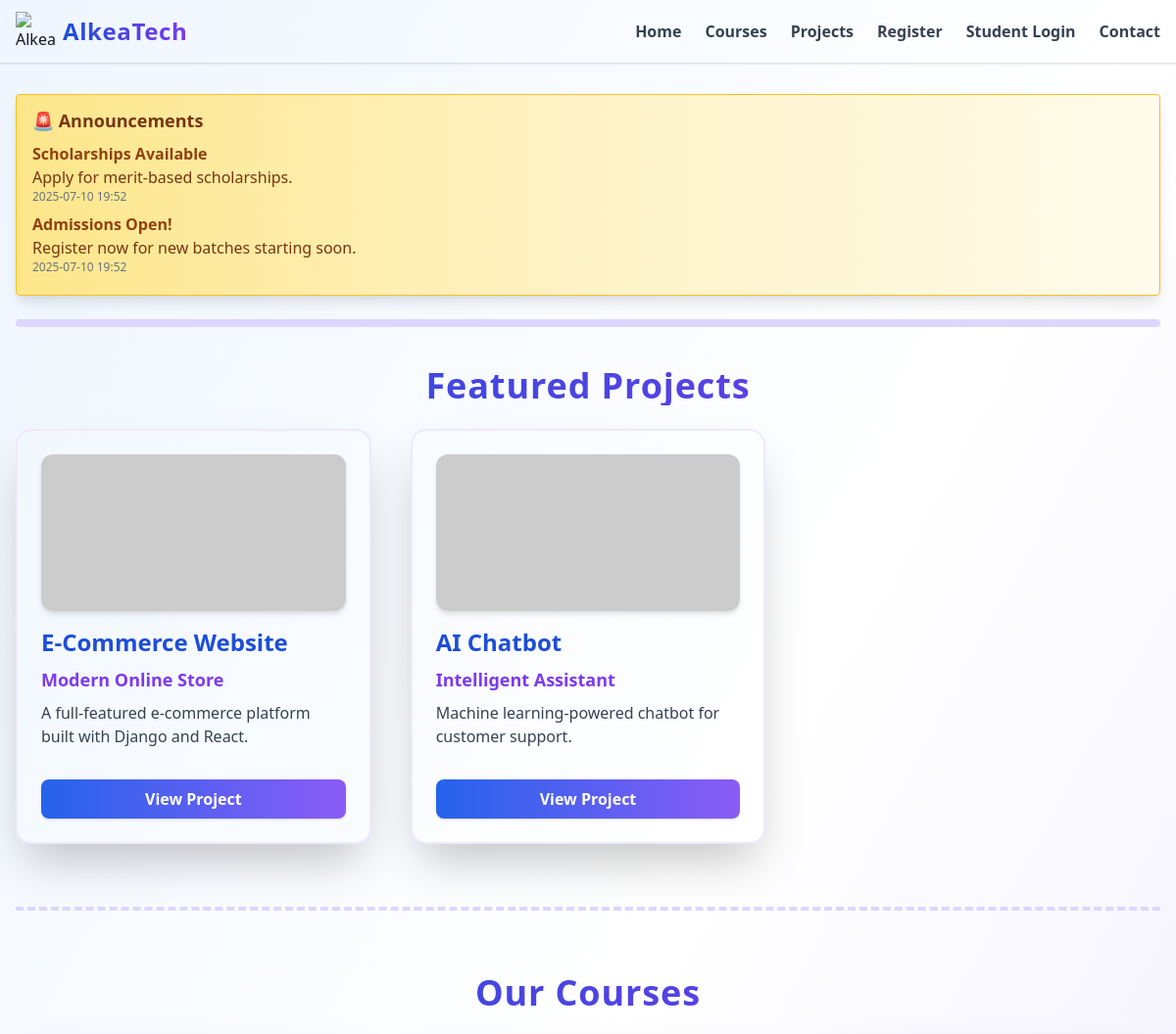
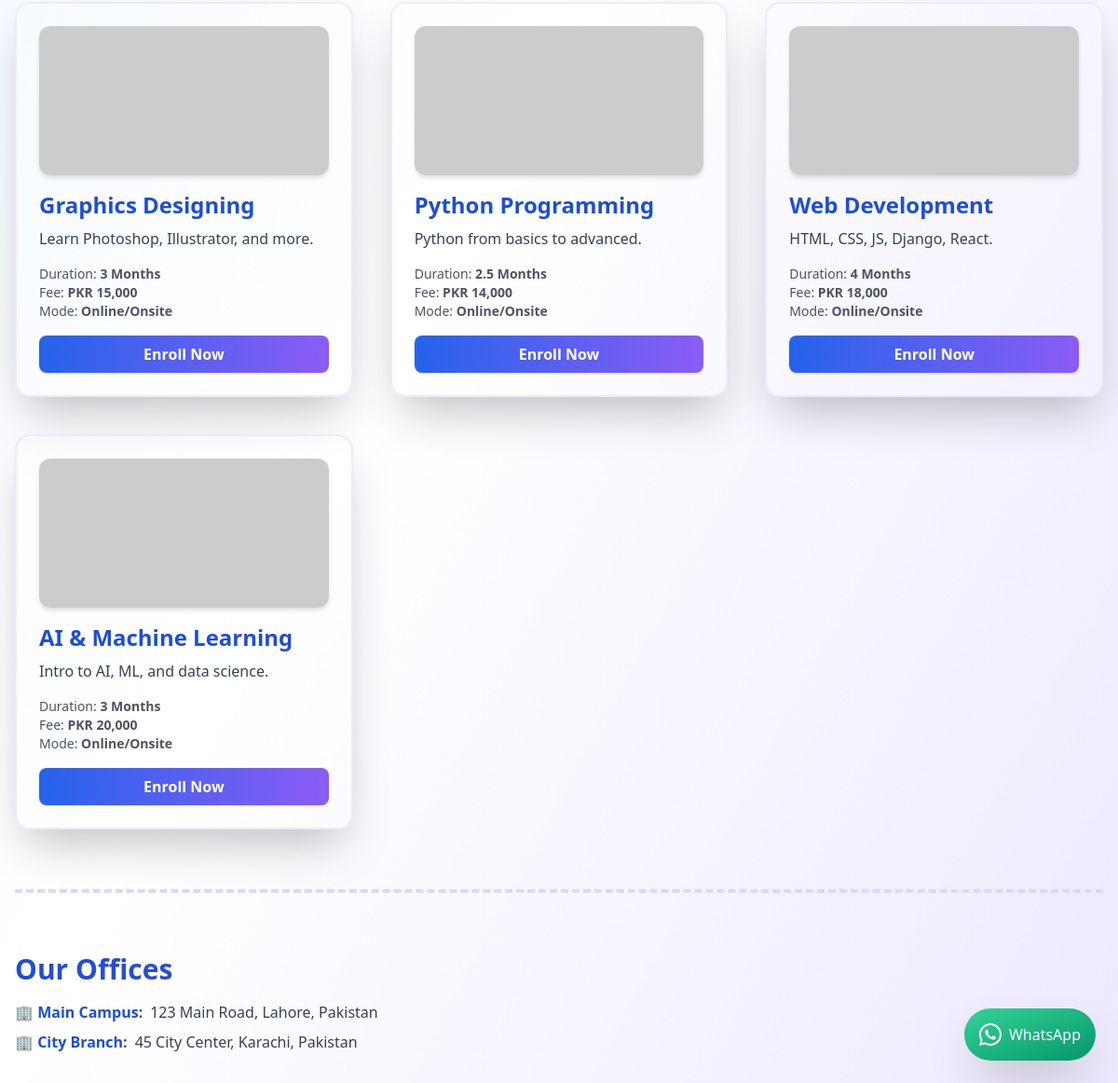
The page / on the database its author committed (2 pictures, top to bottom).
### core/models.py (models this page shows, shortened)
class StudentNotification(models.Model):
    title = models.CharField(max_length=200)
    body = models.TextField()
    created = models.DateTimeField(auto_now_add=True)
    is_active = models.BooleanField(default=True)

class Project(models.Model):
    name = models.CharField(max_length=200)
    title = models.CharField(max_length=200)
    link = models.URLField(blank=True, null=True)
    image = models.ImageField(upload_to='projects/', blank=True, null=True)
    description = models.TextField(blank=True)
    created = models.DateTimeField(auto_now_add=True)
    updated = models.DateTimeField(auto_now=True)
    is_active = models.BooleanField(default=True)
    class Meta:
        ordering = ['-created']

class Course(models.Model):
    title = models.CharField(max_length=100)
    description = models.TextField()
    image = models.ImageField(upload_to='courses/')
    duration = models.CharField(max_length=50)
    fee = models.CharField(max_length=50)
    mode = models.CharField(
        max_length=20,
        choices=[('Online', 'Online'), ('Onsite', 'Onsite'), ('Online/Onsite', 'Online/Onsite')]
    )

class Office(models.Model):
    name = models.CharField(max_length=100)
    address = models.CharField(max_length=255)

### core/views.py (the view, shortened to what this page needs)
# urls.py: 2. Add a URL to urlpatterns:  path('', views.home, name='home')
def home(request):
    courses = list(Course.objects.all())
    offices = list(Office.objects.all())
    projects = list(Project.objects.filter(is_active=True))
    from .models import StudentNotification
    notifications = StudentNotification.objects.filter(is_active=True).order_by('-created')
    if not offices:
        offices = [
            Office(id=1, name="Main Campus", address="123 Main Road, Lahore, Pakistan"),
            Office(id=2, name="City Branch", address="45 City Center, Karachi, Pakistan"),
        ]
    if not projects:
        projects = [
            Project(id=1, name="E-Commerce Website", title="Modern Online Store", link="https://example.com", description="A full-featured e-commerce platform built with Django and React."),
            Project(id=2, name="AI Chatbot", title="Intelligent Assistant", link="https://example.com", description="Machine learning-powered chatbot for customer support."),
        ]
    return render(request, "core/home.html", {"courses": courses, "offices": offices, "notifications": notifications, "projects": projects})

### core/templates/core/home.html (shortened to what this page needs)
{% extends 'core/base.html' %}
{% load static %}
{% block content %}
    {% if notifications %}
    <div class="bg-gradient-to-r from-yellow-200 via-yellow-100 to-yellow-50 border border-yellow-400 text-yellow-900 px-4 py-3 rounded mb-6 shadow-lg animate-pulse">
        <div class="font-bold mb-2 text-lg">🚨 Announcements</div>
        <ul>
            {% for n in notifications %}
            <li class="mb-2">
                <div class="font-bold text-yellow-800">{{ n.title }}</div>
                <div>{{ n.body }}</div>
                <div class="text-xs text-gray-500">{{ n.created|date:"Y-m-d H:i" }}</div>
            </li>
            {% endfor %}
        </ul>
    </div>
    {% endif %}
    <section class="w-full mb-10">
        <div class="relative w-full h-0 pb-[40%] md:pb-[30%] lg:pb-[25%] overflow-hidden rounded-2xl shadow-2xl border-4 border-purple-200">
        </div>
    </section>
    <section class="mb-12">
        <h2 class="text-3xl md:text-4xl font-extrabold text-transparent bg-clip-text bg-gradient-to-r from-blue-700 to-purple-600 mb-6 text-center tracking-wide drop-shadow-lg">Featured Projects</h2>
        <div class="grid grid-cols-1 md:grid-cols-2 lg:grid-cols-3 gap-6 md:gap-10">
            {% for project in projects %}
            <div class="bg-white/90 rounded-2xl shadow-2xl p-6 flex flex-col border-2 border-purple-100 hover:scale-105 hover:shadow-purple-300 transition-transform duration-300 ease-in-out">
                {% if project.image and project.image.url %}
                    <img src="{{ project.image.url }}" alt="{{ project.name }} project image" class="rounded-xl mb-4 h-40 object-cover w-full shadow-md" />
                {% else %}
                    <img src="https://via.placeholder.com/400x160?text=Project+Image" alt="No image available" class="rounded-xl mb-4 h-40 object-cover w-full shadow-md" />
                {% endif %}
                <h3 class="text-xl md:text-2xl font-bold text-blue-700 mb-2">{{ project.name }}</h3>
                <h4 class="text-lg font-semibold text-purple-600 mb-2">{{ project.title }}</h4>
                <p class="mb-4 text-gray-700">{{ project.description }}</p>
                {% if project.link %}
                <a href="{{ project.link }}" target="_blank" rel="noopener" class="mt-4 bg-gradient-to-r from-blue-600 to-purple-500 text-white px-4 py-2 rounded-lg shadow hover:from-purple-600 hover:to-blue-600 font-semibold text-center transition">View Project</a>
                {% else %}
                <span class="mt-4 bg-gray-300 text-gray-600 px-4 py-2 rounded-lg font-semibold text-center">Coming Soon</span>
                {% endif %}
            </div>
            {% endfor %}
        </div>
    </section>
    <div class="my-16 border-t-4 border-dashed border-purple-200"></div>
    <section class="mb-12">
        <h2 class="text-3xl md:text-4xl font-extrabold text-transparent bg-clip-text bg-gradient-to-r from-blue-700 to-purple-600 mb-6 text-center tracking-wide drop-shadow-lg">Our Courses</h2>
        <div class="grid grid-cols-1 md:grid-cols-2 lg:grid-cols-3 gap-6 md:gap-10">
            {% for course in courses %}
            <div class="bg-white/90 rounded-2xl shadow-2xl p-6 flex flex-col border-2 border-purple-100 hover:scale-105 hover:shadow-purple-300 transition-transform duration-300 ease-in-out">
                {% if course.image and course.image.url %}
                    <img src="{{ course.image.url }}" alt="{{ course.title }} course image" class="rounded-xl mb-4 h-40 object-cover w-full shadow-md" />
                {% else %}
                    <img src="https://via.placeholder.com/400x160?text=No+Image" alt="No image available" class="rounded-xl mb-4 h-40 object-cover w-full shadow-md" />
                {% endif %}
                <h3 class="text-xl md:text-2xl font-bold text-blue-700 mb-2">{{ course.title }}</h3>
                <p class="mb-2 text-gray-700">{{ course.description }}</p>
                <div class="mt-2 text-sm text-gray-600">
                    <span class="block">Duration: <b>{{ course.duration }}</b></span>
                    <span class="block">Fee: <b>{{ course.fee }}</b></span>
                    <span class="block">Mode: <b>{{ course.mode }}</b></span>
                </div>
                <a href="/register/" class="mt-4 bg-gradient-to-r from-blue-600 to-purple-500 text-white px-4 py-2 rounded-lg shadow hover:from-purple-600 hover:to-blue-600 font-semibold text-center transition">Enroll Now</a>
            </div>
            {% endfor %}
        </div>
    </section>
    <div class="my-16 border-t-4 border-dashed border-purple-200"></div>
    <div class="mt-12" id="contact">
        <h2 class="text-2xl md:text-3xl font-extrabold text-transparent bg-clip-text bg-gradient-to-r from-blue-700 to-purple-600 mb-4">Our Offices</h2>
        <ul class="space-y-2">
            {% for office in offices %}
            <li class="mb-2 flex items-center"><span class="font-semibold text-blue-700 mr-2">🏢 {{ office.name }}:</span> <span class="text-gray-700">{{ office.address }}</span></li>
            {% endfor %}
        </ul>
    </div>
{% endblock %}

### core/templates/core/base.html (shortened to what this page needs)
{% load static %}
<!DOCTYPE html>
<html lang="en">
<head>
    <link href="https://cdn.jsdelivr.net/npm/tailwindcss@2.2.19/dist/tailwind.min.css" rel="stylesheet">
</head>
<body class="{% block body_class %}bg-gradient-to-br from-blue-50 via-white to-purple-100 min-h-screen text-gray-900{% endblock %}">
    <nav class="bg-white/80 backdrop-blur shadow sticky top-0 z-50">
        <div class="max-w-7xl mx-auto px-4 py-3">
            <div class="flex items-center justify-between">
                <div class="flex items-center">
                    <img src="https://cdn-icons-png.flaticon.com/512/2721/2721269.png" alt="AlkeaTech Logo" class="h-10 w-10 mr-2 drop-shadow-lg animate-bounce"/>
                    <span class="font-extrabold text-2xl text-transparent bg-clip-text bg-gradient-to-r from-blue-700 to-purple-600 tracking-wide">AlkeaTech</span>
                </div>
                <div class="hidden md:flex space-x-6">
                    {% block nav_links %}
                    <a href="/" class="text-gray-700 hover:text-purple-600 font-semibold transition">Home</a>
                    <a href="/courses/" class="text-gray-700 hover:text-purple-600 font-semibold transition">Courses</a>
                    <a href="/projects/" class="text-gray-700 hover:text-purple-600 font-semibold transition">Projects</a>
                    <a href="/register/" class="text-gray-700 hover:text-purple-600 font-semibold transition">Register</a>
                    <a href="/student/login/" class="text-gray-700 hover:text-purple-600 font-semibold transition">Student Login</a>
                    <a href="/contact/" class="text-gray-700 hover:text-purple-600 font-semibold transition">Contact</a>
                    {% endblock %}
                </div>
            </div>
        </div>
    </nav>
    <main class="{% block main_class %}max-w-7xl mx-auto px-4 py-8 min-h-screen{% endblock %}">
        {% block content %}{% endblock %}
    </main>
    <a href="https://wa.me/923429424567" target="_blank" rel="noopener" class="fixed bottom-6 right-6 bg-gradient-to-br from-green-400 to-green-600 hover:from-green-500 hover:to-green-700 text-white rounded-full shadow-2xl p-4 flex items-center z-50 animate-bounce" aria-label="Chat on WhatsApp">
        <span class="hidden sm:inline">WhatsApp</span>
    </a>
</body>
</html>

### rows shown on the page
StudentNotification: title "Scholarships Available", body "Apply for merit-based scholarships.", created "2025-07-10 19:52"
StudentNotification: title "Admissions Open!", body "Register now for new batches starting soon.", created "2025-07-10 19:52"
Course: title "Graphics Designing", description "Learn Photoshop, Illustrator, and more.", duration "3 Months", fee "PKR 15,000", mode "Online/Onsite"
Course: title "Python Programming", description "Python from basics to advanced.", duration "2.5 Months", fee "PKR 14,000", mode "Online/Onsite"
Course: title "Web Development", description "HTML, CSS, JS, Django, React.", duration "4 Months", fee "PKR 18,000", mode "Online/Onsite"
Course: title "AI & Machine Learning", description "Intro to AI, ML, and data science.", duration "3 Months", fee "PKR 20,000", mode "Online/Onsite"
Office: name "Main Campus", address "123 Main Road, Lahore, Pakistan"
Office: name "City Branch", address "45 City Center, Karachi, Pakistan"
